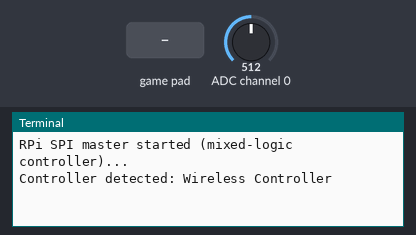
Bench run of a program on a simulated Raspberry Pi (BCM pin numbers). On the bench: the last lines printed to the terminal. Inputs (shaded band) come from the test bench; at power-on: ADC channel 0 = 512 (analog values on the 0–1023 scale).

Above: at 1.2 s.
1.3 s: game-controller button 0 pressed
At 2.3 s:
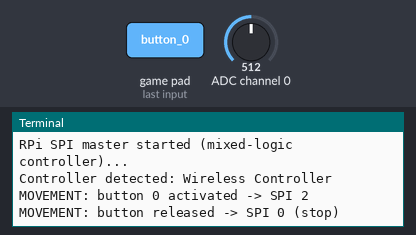
2.9 s: game-controller button 1 pressed
At 3.04 s:
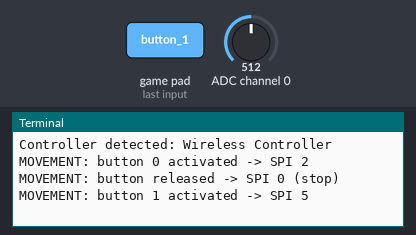

The program:

spi_master_joystick.py
```python
#!/usr/bin/env python3
import spidev
import time
import pygame

# SPI configuration
spi = spidev.SpiDev()
spi.open(0, 0)
spi.max_speed_hz = 500000
spi.mode = 0
spi.bits_per_word = 8

# Controller setup (Pygame)
pygame.init()
pygame.joystick.init()

print("RPi SPI master started (mixed-logic controller)...")

try:
    joystick = pygame.joystick.Joystick(0)
    joystick.init()
    print(f"Controller detected: {joystick.get_name()}")
except Exception:
    print("No controller found!")
    raise SystemExit

# --- LOGIC DEFINITIONS ---

# Buttons that must send the command continuously (states)
tasti_movimento = {
    0: 2,  # Y -> forward
    1: 5,  # B -> right
    2: 3,  # A -> backward
    3: 4,  # X -> left
    4: 6,  # LB -> counterclockwise rotation
    5: 7   # RB -> clockwise rotation
}

# Buttons that send a command only once (events/pulses)
tasti_funzione = {
    8: 0,  # select -> motors off
    9: 1   # start -> motors locked
}

# Register for function buttons to detect whether they were already pressed in the previous cycle
stato_precedente_funzione = {tasto: False for tasto in tasti_funzione.keys()}
# Current movement state: active movement button or None if none is pressed
movimento_attivo_precedente = None

try:
    while True:
        # Update the internal Pygame states
        pygame.event.pump()

        # 1. MOVEMENT BUTTON HANDLING (single trigger on press / stop on release)
        tasto_movimento_attuale = None
        cmd_movimento_attuale = None
        for tasto, cmd in tasti_movimento.items():
            if joystick.get_button(tasto):
                tasto_movimento_attuale = tasto
                cmd_movimento_attuale = cmd
                break  # Priority to the first pressed button

        if tasto_movimento_attuale is not None:
            if movimento_attivo_precedente != tasto_movimento_attuale:
                print(f"MOVEMENT: button {tasto_movimento_attuale} activated -> SPI {cmd_movimento_attuale}")
                spi.xfer2([0x01, cmd_movimento_attuale, 0])
                movimento_attivo_precedente = tasto_movimento_attuale
        else:
            if movimento_attivo_precedente is not None:
                print("MOVEMENT: button released -> SPI 0 (stop)")
                spi.xfer2([0x01, 0, 0])
                movimento_attivo_precedente = None

        # 2. FUNCTION BUTTON HANDLING (single event)
        for tasto, cmd in tasti_funzione.items():
            stato_attuale = joystick.get_button(tasto)

            # If it is pressed NOW but was not pressed in the PREVIOUS cycle (rising edge)
            if stato_attuale and not stato_precedente_funzione[tasto]:
                print(f"SINGLE EVENT: button {tasto} activated -> SPI {cmd}")
                spi.xfer2([0x01, cmd, 0])

            # Update the register for the next cycle
            stato_precedente_funzione[tasto] = stato_attuale

        # Small delay to avoid overloading the CPU and SPI bus
        # 0.05s = 20Hz, enough for the robot's responsiveness
        time.sleep(0.05)

except KeyboardInterrupt:
    print("\nShutdown in progress...")
    spi.close()
```

Measured:
- after the input at 1.3 s, the terminal: prints a new line at once (image 1)
- after the input at 2.9 s, the terminal: prints a new line at once (image 2)
